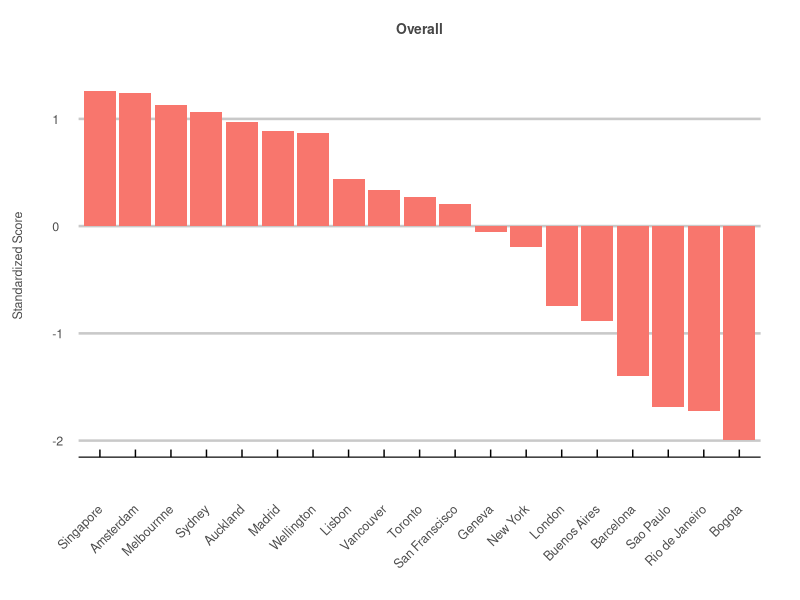
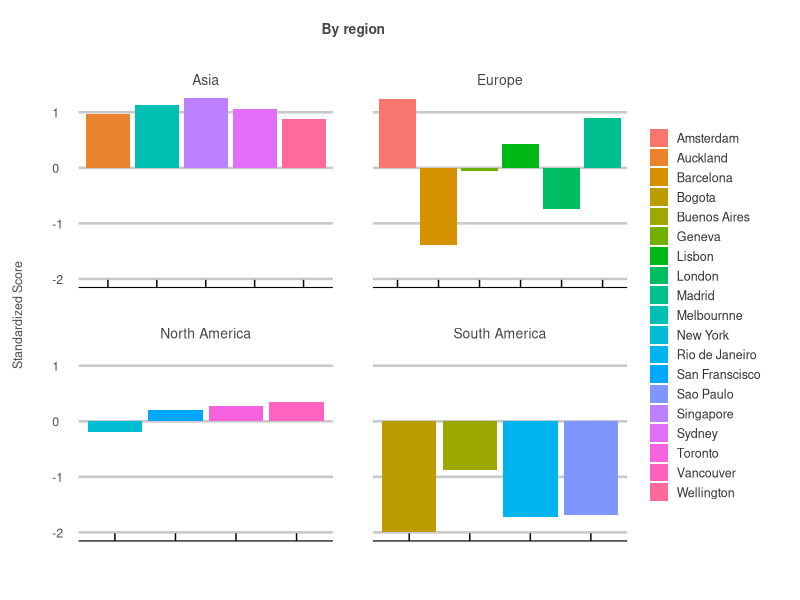
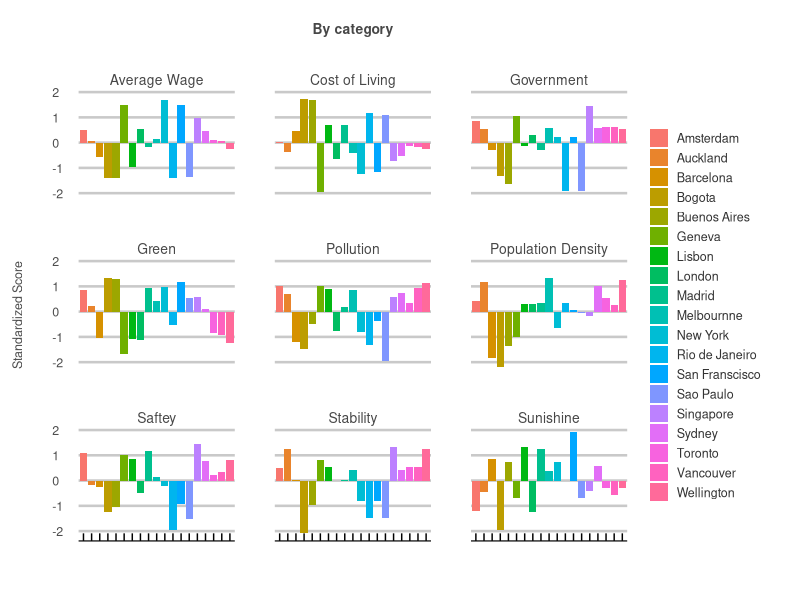

These charts were generated, in order, by the following R code:
## ---- chunk 1

library(tidyverse)
library(dplyr)
library(ggplot2)
library(ggthemes)
library(tidyverse)

# gets the z scores. 
get_z_scores <- function(col) {
  avg <- mean(col)
  sd <- sd(col)
  z_scores <- list()
  for(i in 1:length(col)) {
    z_scores[i] <- (col[i] - avg) / sd
  }
  return(unlist(z_scores))
}

# gets the index averages. 
get_avg <- function(z_scores) {
  measures = tibble(z_scores = character())
  for(i in 1:length(z_scores)) {
    measures[i,] = z_scores[i]
  }
  measure_length <- nrow(measures)
  row_length <- length(eval(parse(text=z_scores[1])))
  
  data <- tibble(city=cities)
  for(i in 1:measure_length) {
    data[,i+1] <- eval(parse(text=z_scores[i]))
  }
  avg <- list()
  for(i in 1:row_length) {
    avg[i] <- rowMeans(data[i,-1])
  }
  return(unlist(avg))
}

# a list of cities to be analyzed
cities <- c("London", "Barcelona", "Madrid", "Amsterdam", "Geneva", "Lisbon",
            "Vancouver", "Toronto", "New York", "San Franscisco",
            "Singapore", "Wellington", "Auckland", "Sydney", "Melbournne",
            "Buenos Aires", "Bogota", "Rio de Janeiro", "Sao Paulo")


# a list of corresponding regions 
regions <- c(rep("Europe", 6), rep("North America", 4), rep("Asia", 5), rep("South America", 4))


# 1) Wikepedia - km2 - https://www.wikipedia.org/
population_density <- get_z_scores(c(5598, 16000, 5337, 4908, 12000, 5445.7,
                                     5749, 4427.8, 10194, 6655.4,
                                     7804, 900, 1210, 2037, 503.472,
                                     13680, 17755, 5377, 7216.3))

# 2) Numbeo - Average Monthly Net Salary (After Tax) USD - https://www.numbeo.com/cost-of-living/city_price_rankings?itemId=105
average_wage <- get_z_scores(c(4238.68, 2039.94, 2804.49, 4195.81, 6171.96, 1247,
                               3288.54, 3356.11, 6530.28, 6133.08,
                               5117.62, 2644.28, 3326.10, 4109.44, 3465.38,
                               403.17, 364.45, 399.80, 491.76))

# 3) Numbeo - Cost of Living Index - https://www.numbeo.com/cost-of-living/rankings_current.jsp
cost_of_living <- get_z_scores(c(85.5, 59.2, 53.9, 69.9, 116.4, 53.7,
                                 73.9, 73.0, 100.0, 97.7,
                                 87.3, 76.2, 79.2, 82.4, 80.3,
                                 30.0, 29.7, 42.3, 44.1))

# 4) HUGSI - global ranking - https://www.hugsi.green/ranking
green <- get_z_scores(c(91, 96, 239, 233, 53, 95,
                        105, 110, 242, 256,
                        213, 84, 188, 180, 203,
                        264, 267, 134, 211))

# 5) Worldwide Governance Indicators - 2020 Estimate - z scores - https://info.worldbank.org/governance/wgi/
government <- get_z_scores(c(1.38, 0.89, 0.89, 1.85, 2.02, 1.02,
                             1.64, 1.64, 1.32, 1.32,
                             2.34, 1.59, 1.59, 1.62, 1.62,
                             -0.22, 0.04,-0.447, -0.447))

# 6) Numbeo - Safety Index 2023 - https://www.numbeo.com/crime/rankings.jsp
saftey <- get_z_scores(c(46.1, 49.3, 72.5, 70.9, 69.4, 66.9,
                         59.1, 57.3, 50.5, 38.6,
                         76.9, 66.5, 50.7, 65.7, 56.0,
                         36.8, 33.8, 22.4, 29.4))

# 7) Numbeo - pollution index 2023 - https://www.numbeo.com/pollution/rankings.jsp
pollution <- get_z_scores(c(57.7, 65.2, 40.0, 25.1, 25.5, 27.7,
                            26.6, 37.2, 57.9, 50.2,
                            33.0, 22.8, 31.0, 30.5, 28.4,
                            52.4, 70.2, 67.4, 79.0))

# 8) Wikepedia - cities by sunshine duration - https://en.wikipedia.org/wiki/List_of_cities_by_sunshine_duration
sunshine <- get_z_scores(c(1633, 2591, 2769, 1662, 1887, 2806,
                           1937.6, 2066.4, 2534.7, 3061.7,
                           2022.4, 2058.7, 2003.1, 2468.1, 2362.6,
                           2525.2, 1328.0, 2187.3, 1893.5))

# 9) the global economy - Political stability index - https://www.theglobaleconomy.com/rankings/wb_political_stability/
stability <- get_z_scores(c(0.54, 0.58, 0.58, 0.92, 1.13, 0.95,
                            0.94, 0.94, 0, 0,
                            1.49, 1.44, 1.44, 0.85, 0.85,
                            -0.11, -0.91, -0.49, -0.49))


# make bad things negative
population_density <- -population_density
cost_of_living <- -cost_of_living
pollution <- -pollution


# times the most important (psychological/mental health based) factors by 3
adjusted_population_density <- population_density*3
adjusted_green <- green*3
adjusted_pollution <- pollution*3


# times the next most important factors by 2
adjusted_saftey <- saftey*2
adjusted_government <- government*2
adjusted_stability <- stability*2


# a list of non-adjusted indicators to be averaged for a total score (categories plots)
indicators <- c("population_density", "average_wage", "cost_of_living", 
                "green", "government", "saftey", 
                "pollution", "sunshine", "stability")


# a list of adjusted indicators to be averaged for a total score (total score and total score regions plots)
adjusted_indicators <- c("adjusted_population_density", "average_wage", "cost_of_living", 
                         "adjusted_green", "adjusted_government", "adjusted_saftey", 
                         "adjusted_pollution", "sunshine", "adjusted_stability")


# returns the row averages of multiple columns. 
get_avg <- function(z_scores) {
  measures = tibble(z_scores = character())
  for(i in 1:length(z_scores)) {
    measures[i,] = z_scores[i]
  }
  measure_length <- nrow(measures)
  row_length <- length(eval(parse(text=z_scores[1])))
  
  data <- tibble(city=cities)
  for(i in 1:measure_length) {
    data[,i+1] <- eval(parse(text=z_scores[i]))
  }
  avg <- list()
  for(i in 1:row_length) {
    avg[i] <- rowMeans(data[i,-1])
  }
  return(unlist(avg))
}


# creates a dataframe of the non-adjusted data. 
df <- tibble("City" = cities,
             "Region" = regions,
             "Population Density" = population_density,
             "Average Wage" = average_wage,
             "Cost of Living" = cost_of_living,
             "Green" = green,
             "Government" = government,
             "Saftey" = saftey,
             "Pollution" = pollution,
             "Sunishine" = sunshine,
             "Stability" = stability,
             "Total" = get_avg(indicators))


# creates a dataframe of the adjusted data. 
adjusted_df <- tibble("City" = cities,
                      "Region" = regions,
                      "Population Density" = adjusted_population_density,
                      "Average Wage" = average_wage,
                      "Cost of Living" = cost_of_living,
                      "Green" = adjusted_green,
                      "Government" = adjusted_government,
                      "Saftey" = adjusted_saftey,
                      "Pollution" = adjusted_pollution,
                      "Sunishine" = sunshine,
                      "Stability" = adjusted_stability,
                      "Total" = get_avg(adjusted_indicators))


# creates a personal theme for data visualization. 
my_theme <- theme_economist_white(gray_bg = FALSE) +
  theme(plot.title = element_text(hjust = 0.5,
                                  vjust = 10,
                                  size = 10,
                                  color = "#474747"),
        plot.margin = unit(c(1.5, 1, 1.5, 1), "cm"),
        axis.text = element_text(size = 9,
                                 color = "gray30"),
        axis.text.x=element_text(vjust = -2.5),
        axis.title.x = element_text(size = 9,
                                    color = "gray30",
                                    vjust = -10),
        axis.title.y = element_text(size = 9,
                                    color = "gray30",
                                    vjust = 10),
        legend.direction = "vertical", 
        legend.position = "right",
        legend.title = element_blank(),
        legend.text = element_text(size = 9,
                                   color = "gray20"),
        legend.margin=margin(0, 0, 0, 5),
        legend.spacing.x = unit(0.5, "cm"),
        legend.key.size = unit(0.5, "cm"), 
        legend.key.height = unit(0.5, "cm"),
        strip.text = element_text(hjust = 0.5,
                                  vjust = 1,
                                  size = 10,
                                  color = "#474747"),
        panel.spacing = unit(2, "lines"))

## ---- chunk 2

# total score 
adjusted_df %>%
  ggplot(aes(x = reorder(City, -Total), y=Total, fill = "red")) +
  geom_bar(stat = "identity", position = "dodge") +
  ggtitle("Overall") +
  ylab("Standardized Score") +
  my_theme + 
  theme(axis.title.x=element_blank(),
        legend.position="none",
        axis.text.x = element_text(angle = 45, vjust = 0.5, hjust=1))


## ---- chunk 3

# total score regions
adjusted_df %>%
  ggplot(aes(x = City, y = Total, fill = City)) +
  geom_bar(stat = "identity", position = "dodge") +
  ggtitle("By region") +
  ylab("Standardized Score") +
  facet_wrap(~Region, scales = "free_x") +
  my_theme + 
  theme(axis.title.x=element_blank(),
        axis.text.x = element_blank())

## ---- chunk 4

# categories 
df %>%
  gather(key = "category", value = "value", -c("City","Region", "Total")) %>%
  ggplot(aes(x = City, y = value, fill = City)) +
  geom_bar(stat = "identity", position = "dodge") +
  ggtitle("By category") +
  ylab("Standardized Score") +
  facet_wrap(~category) +
  my_theme + 
  theme(axis.title.x=element_blank(),
        axis.text.x = element_blank())

